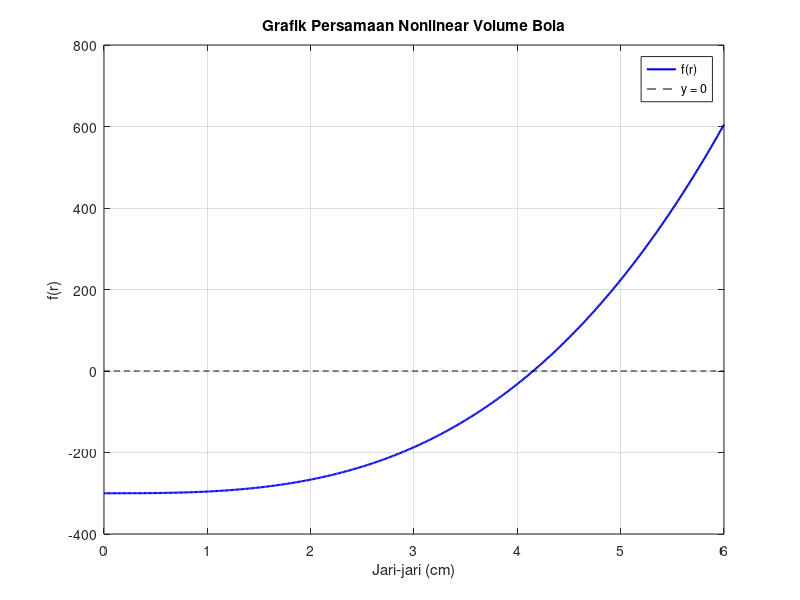

MATLAB code to generate this figure:
%L0325025_FIRLISYAWALA

function Kasus3
    clc;
    clear;
    close all;

    % Volume bola diketahui 300 cm^3
    f = @(r) (4/3)*pi*r.^3 - 300;

    % Grafik untuk menentukan interval awal
    r = linspace(0,6,500);
    y = f(r);

    figure;
    plot(r, y, 'b', 'LineWidth', 1.5);
    hold on;
    plot(r, zeros(size(r)), 'k--');

    grid on;
    xlabel('Jari-jari (cm)');
    ylabel('f(r)');
    title('Grafik Persamaan Nonlinear Volume Bola');
    legend('f(r)', 'y = 0', 'Location', 'best');

    hold off;

    % Interval awal berdasarkan grafik
    a = 4;
    b = 5;
    maks_iterasi = 100;
    toleransi = 1e-6;

    fprintf('Volume bola diketahui = 300 cm^3\n');
    fprintf('Persamaan: (4/3)*pi*r^3 - 300 = 0\n');
    fprintf('Interval awal: [%.1f, %.1f]\n', a, b);

    % Metode Biseksi
    fprintf('\n=== METODE BISEKSI ===\n');

    tic;
    akar_biseksi = Biseksi(f, a, b, ...
        maks_iterasi, toleransi);
    waktu_biseksi = toc;

    fprintf('Jari-jari = %.6f cm\n', akar_biseksi);
    fprintf('Waktu eksekusi = %.6f detik\n', waktu_biseksi);

    % Volume tabung di luar bola
    volume_luar_biseksi = (2/3)*pi*akar_biseksi^3;

    fprintf('Volume tabung di luar bola = %.6f cm^3\n', ...
        volume_luar_biseksi);

    % Metode Regula Falsi
    fprintf('\n=== METODE REGULA FALSI ===\n');

    tic;
    akar_regula = RegulaFalsi(f, a, b, ...
        maks_iterasi, toleransi);
    waktu_regula = toc;

    fprintf('Jari-jari = %.6f cm\n', akar_regula);
    fprintf('Waktu eksekusi = %.6f detik\n', waktu_regula);

    % Volume tabung di luar bola
    volume_luar_regula = (2/3)*pi*akar_regula^3;

    fprintf('Volume tabung di luar bola = %.6f cm^3\n', ...
        volume_luar_regula);
end

function akar = Biseksi(f, a, b, maks_iterasi, toleransi)

    if f(a)*f(b) >= 0
        error('Interval tidak memenuhi syarat metode Biseksi.');
    end

    for i = 1:maks_iterasi
        c = (a+b)/2;
        fc = f(c);

        fprintf(['Iterasi %d: a=%.6f, b=%.6f, ' ...
            'c=%.6f, f(c)=%.6f\n'], ...
            i, a, b, c, fc);

        if abs(fc) < toleransi || (b-a)/2 < toleransi
            akar = c;
            return;
        end

        if f(a)*fc < 0
            b = c;
        else
            a = c;
        end
    end

    akar = (a+b)/2;
end

function akar = RegulaFalsi(f, a, b, maks_iterasi, toleransi)

    if f(a)*f(b) >= 0
        error(['Interval tidak memenuhi syarat ' ...
            'metode Regula Falsi.']);
    end

    c_lama = a;

    for i = 1:maks_iterasi
        c = (a*f(b)-b*f(a))/(f(b)-f(a));
        fc = f(c);

        fprintf(['Iterasi %d: a=%.6f, b=%.6f, ' ...
            'c=%.6f, f(c)=%.6f\n'], ...
            i, a, b, c, fc);

        if abs(fc) < toleransi || abs(c-c_lama) < toleransi
            akar = c;
            return;
        end

        if f(a)*fc < 0
            b = c;
        else
            a = c;
        end

        c_lama = c;
    end

    akar = c;
end
